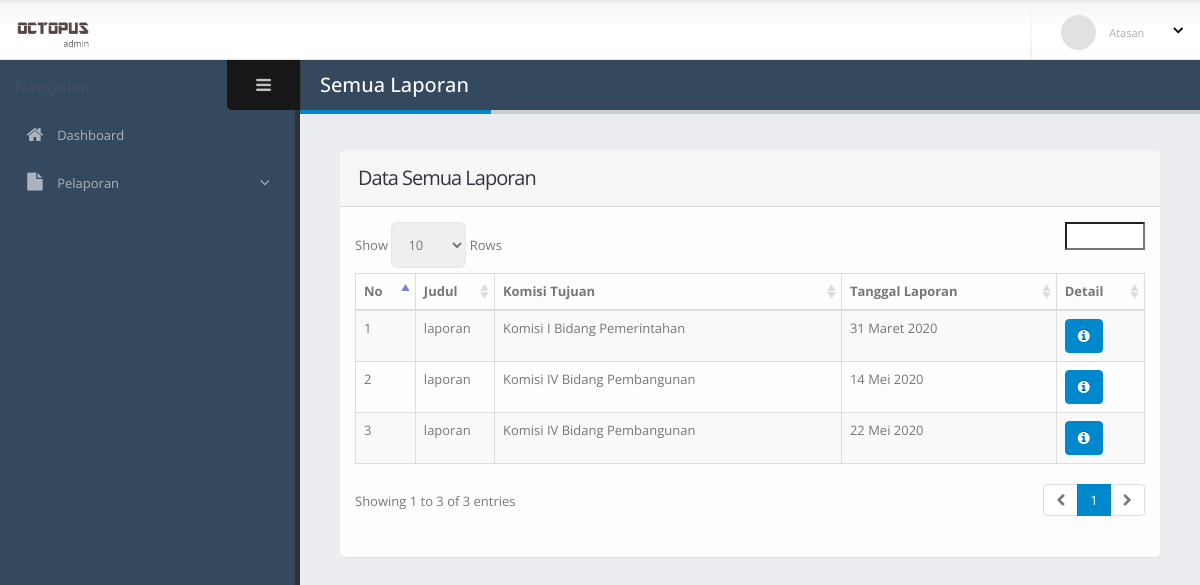
The page /index.php/atasan/laporan on the database its author committed.
### tables this page shows
CREATE TABLE `tbl_komisi` (
  `komisi_id` int(11) NOT NULL,
  `komisi_nama` varchar(255) NOT NULL,
  `h_pengguna` varchar(200) NOT NULL,
  `h_tanggal` date NOT NULL,
  `h_waktu` time NOT NULL
);

### application/libraries/Mylib.php (called while the page is built, shortened)
<?php
class Mylib
{
	function atview($view, $data = array())
	{
		$ci = &get_instance();
		if (!array_key_exists('title', $data)) {
			$data['title'] = 'SIMAIL - SI Email Unimal';
		}
		$ci->load->view('atasan/template/v_header', $data);
		$ci->load->view('atasan/template/v_sidebar', $data);
		if ($data) {
			$ci->load->view('atasan/' . $view, $data);
		} else {
			$ci->load->view($view);
		}
		$ci->load->view('atasan/template/v_footer', $data);
	}
}

### application/controllers/Atasan.php (called while the page is built, shortened)
<?php
class Atasan extends CI_Controller
{
    public function laporan()
    {
        $data['laporan'] = $this->db->query("SELECT * FROM v_laporan ORDER BY laporan_tanggal_masuk ASC");
        $this->mylib->atview('v_laporan', $data);
    }
}

### index.php (called while the page is built, shortened)
<?php
require_once BASEPATH.'core/CodeIgniter.php';

### application/helpers/vic_helper.php (called while the page is built, shortened)
<?php
function TanggalIndo($date){
		$BulanIndo = array("Januari", "Februari", "Maret", "April", "Mei", "Juni", "Juli", "Agustus", "September", "Oktober", "November", "Desember");
		$tahun = substr($date, 0, 4);
		$bulan = substr($date, 5, 2);
		$tgl   = substr($date, 8, 2);
		$result = $tgl . " " . $BulanIndo[(int)$bulan-1] . " ". $tahun;
		return($result);
	}
?>

### application/views/atasan/v_laporan.php (the view, shortened to what this page needs)
<section role="main" class="content-body">
    <header class="page-header">
        <h2>Semua Laporan</h2>
    </header>
    <section class="panel">
        <header class="panel-heading">
            <h2 class="panel-title">Data Semua Laporan</h2>
        </header>
        <div class="panel-body">
            <table class="table table-bordered table-striped mb-none" id="datatable-default">
                <thead>
                    <tr>
                        <th>No</th>
                        <th>Judul</th>
                        <th>Komisi Tujuan</th>
                        <th>Tanggal Laporan</th>
                        <th>Detail</th>
                    </tr>
                </thead>
                <tbody>
                    <?php
                    $no = 1;
                    foreach ($laporan->result() as $l) {
                        $nama = $this->db->query("SELECT komisi_nama FROM tbl_komisi WHERE komisi_id='$l->laporan_komisi'")->row();
                    ?>
                        <tr>
                            <td><?php echo $no++ ?></td>
                            <td><?php echo $l->laporan_judul ?></td>
                            <td><?php echo $nama->komisi_nama ?></td>
                            <td><?php echo TanggalIndo($l->laporan_tanggal_masuk) ?></td>
                            <td>
                                <a href="<?php echo base_url() . 'atasan/detail_laporan/' . $l->laporan_id ?>" class="btn btn-primary"><span class="fa fa-info-circle"></span></a>
                            </td>
                        </tr>
                    <?php } ?>
                </tbody>
            </table>
        </div>
    </section>
</section>

### application/views/atasan/template/v_header.php (shortened to what this page needs)
<!doctype html>
<html class="fixed">
<head>
	<link rel="stylesheet" href="<?php echo base_url() ?>assets/vendor/bootstrap/css/bootstrap.css" />
	<link rel="stylesheet" href="<?php echo base_url() ?>assets/vendor/font-awesome/css/font-awesome.css" />
	<link rel="stylesheet" href="<?php echo base_url() ?>assets/vendor/magnific-popup/magnific-popup.css" />
	<link rel="stylesheet" href="<?php echo base_url() ?>assets/vendor/bootstrap-datepicker/css/datepicker3.css" />
	<link rel="stylesheet" href="<?php echo base_url() ?>assets/vendor/select2/select2.css" />
	<link rel="stylesheet" href="<?php echo base_url() ?>assets/vendor/jquery-datatables-bs3/assets/css/datatables.css" />
	<link rel="stylesheet" href="<?php echo base_url() ?>assets/stylesheets/theme.css" />
	<link rel="stylesheet" href="<?php echo base_url() ?>assets/stylesheets/skins/default.css" />
	<link rel="stylesheet" href="<?php echo base_url() ?>assets/stylesheets/theme-custom.css">
</head>
<body>
	<section class="body">
		<header class="header">
			<div class="logo-container">
				<a href="<?php echo base_url() ?>" class="logo">
					<img src="<?php echo base_url() ?>assets/images/logo.png" height="35" alt="Porto Admin" />
				</a>
			</div>
			<div class="header-right">
				<span class="separator"></span>
				<div id="userbox" class="userbox">
					<a href="#" data-toggle="dropdown">
						<figure class="profile-picture">
							<img src="<?php echo base_url() ?>assets/images/!logged-user.jpg" alt="Joseph Doe" class="img-circle" data-lock-picture="<?php echo base_url() ?>assets/images/!logged-user.jpg" />
						</figure>
						<div class="profile-info">
							<span class="role">Atasan</span>
						</div>
						<i class="fa custom-caret"></i>
					</a>
				</div>
			</div>
		</header>

### application/views/atasan/template/v_sidebar.php (shortened to what this page needs)
<div class="inner-wrapper">
	<aside id="sidebar-left" class="sidebar-left">
		<div class="sidebar-header">
			<div class="sidebar-title">
			</div>
			<div class="sidebar-toggle hidden-xs" data-toggle-class="sidebar-left-collapsed" data-target="html" data-fire-event="sidebar-left-toggle">
				<i class="fa fa-bars" aria-label="Toggle sidebar"></i>
			</div>
		</div>
		<div class="nano">
			<div class="nano-content">
				<nav id="menu" class="nav-main" role="navigation">
					<ul class="nav nav-main">
						<li>
							<a href="<?php echo base_url() . 'atasan'; ?>">
								<i class="fa fa-home" aria-hidden="true"></i>
								<span>Dashboard</span>
							</a>
						</li>
						<li class="nav-parent">
							<a>
								<i class="fa fa-file" aria-hidden="true"></i>
								<span>Pelaporan</span>
							</a>
						</li>
					</ul>
				</nav>
			</div>
		</div>
	</aside>

### application/views/atasan/template/v_footer.php (shortened to what this page needs)
</section>
	</body>
</html>

### assets/stylesheets/skins/default.css (style rules this page uses)
a, .btn-link { color: #0088cc; }
body .btn-primary { color: #ffffff; text-shadow: 0 -1px 0 rgba(0, 0, 0, 0.25); background-color: #0088cc; border-color: #0088cc; }
.page-header h2 { border-bottom-color: #0088cc; }

### rows shown on the page
tbl_komisi: komisi_nama "Komisi I Bidang Pemerintahan"
tbl_komisi: komisi_nama "Komisi IV Bidang Pembangunan"

### other values the page prints
$l->laporan_judul "laporan"
TanggalIndo($l->laporan_tanggal_masuk) "31 Maret 2020"
TanggalIndo($l->laporan_tanggal_masuk) "14 Mei 2020"
TanggalIndo($l->laporan_tanggal_masuk) "22 Mei 2020"
